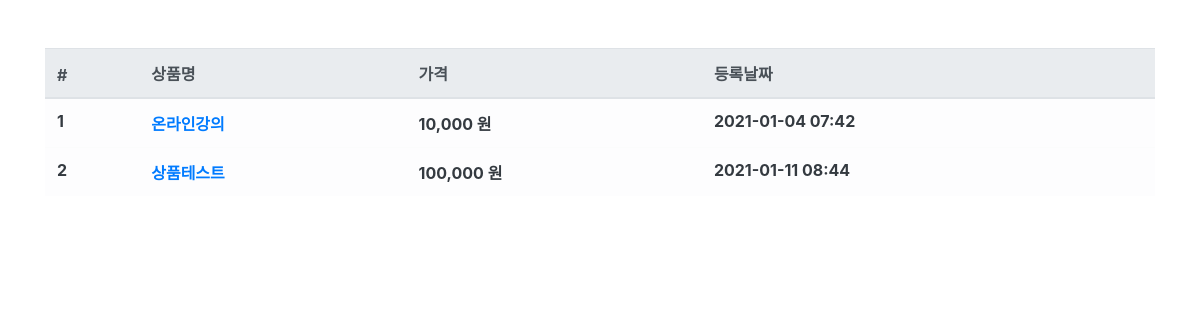
Before: /product/ with the older database file.
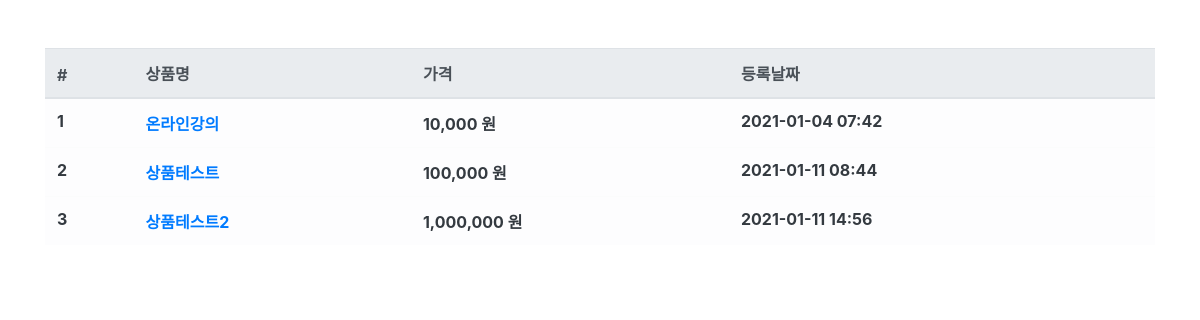
After: the same page with the newer database file.
### product/models.py (models this page shows, shortened)
class Product(models.Model):
    name = models.CharField(max_length=256, verbose_name='상품명')
    price = models.IntegerField(verbose_name='상품가격')
    description = models.TextField(verbose_name='상품설명')
    stock = models.IntegerField(verbose_name='재고')
    register_date = models.DateTimeField(
        auto_now_add=True, verbose_name='등록날짜')
    class Meta:
        db_table = 'fastcampus_product'
        verbose_name = '상품'
        verbose_name_plural = '상품'

### product/views.py (the view)
# urls.py: path('product/', ProductList.as_view()),
class ProductList(ListView):
    model = Product
    template_name = 'product.html'
    context_object_name = 'product_list'

### product/templates/product.html
{% extends "base.html" %}
{% load humanize %}
{% block contents %}
<div class="row mt-5">
    <div class="col-12">
        <table class="table table-light">
            <thead class="thead-light">
                <tr>
                    <th scope="col">#</th>
                    <th scope="col">상품명</th>
                    <th scope="col">가격</th>
                    <th scope="col">등록날짜</th>
                </tr>
            </thead>
            <tbody class="text-dark">
                {% for product in product_list %}
                <tr>
                    <th scope="row">{{ product.id}}</th>
                    <th><a href="/product/{{ product.id }}">{{ product.name}}</a></th>
                    <th>{{ product.price|intcomma}} 원</th>
                    <th>{{ product.register_date|date:'Y-m-d H:i'}}</th>
                </tr>
                {% endfor %}
            </tbody>
        </table>
    </div>
</div>
{% endblock %}

Changed rows visible on the page:
added Product: id "3", name "상품테스트2", price "1,000,000", register_date "2021-01-11 14:56"
